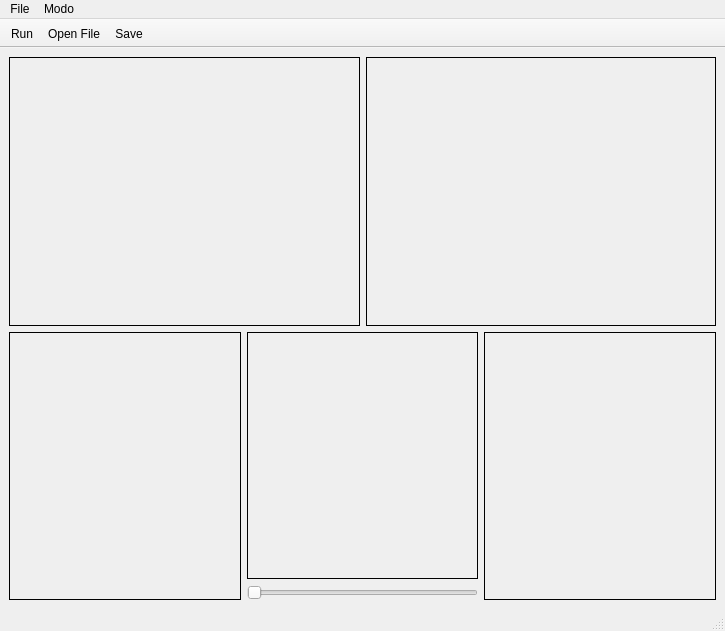
<?xml version="1.0" encoding="UTF-8"?>
<ui version="4.0">
 <class>MainWindow</class>
 <widget class="QMainWindow" name="MainWindow">
  <property name="geometry">
   <rect>
    <x>0</x>
    <y>0</y>
    <width>725</width>
    <height>631</height>
   </rect>
  </property>
  <property name="windowTitle">
   <string>Segmentação de Imagem por Thresholding</string>
  </property>
  <property name="windowIcon">
   <iconset resource="Icons/icons.qrc">
    <normaloff>:/Icons/help.png</normaloff>:/Icons/help.png</iconset>
  </property>
  <property name="iconSize">
   <size>
    <width>22</width>
    <height>22</height>
   </size>
  </property>
  <widget class="QWidget" name="centralwidget">
   <layout class="QGridLayout" name="gridLayout_2">
    <item row="0" column="0">
     <layout class="QVBoxLayout" name="verticalLayout">
      <item>
       <layout class="QHBoxLayout" name="horizontalLayout">
        <item>
         <widget class="QLabel" name="OriginalImage">
          <property name="styleSheet">
           <string notr="true">border: 1px solid rgb(0, 0, 0);</string>
          </property>
          <property name="frameShadow">
           <enum>QFrame::Shadow::Raised</enum>
          </property>
          <property name="text">
           <string/>
          </property>
         </widget>
        </item>
        <item>
         <widget class="QLabel" name="ResultImage">
          <property name="styleSheet">
           <string notr="true">border: 1px solid black;</string>
          </property>
          <property name="text">
           <string/>
          </property>
         </widget>
        </item>
       </layout>
      </item>
      <item>
       <layout class="QHBoxLayout" name="horizontalLayout_2">
        <item>
         <widget class="QLabel" name="GrayScaleImage">
          <property name="styleSheet">
           <string notr="true">border: 1px solid black;</string>
          </property>
          <property name="text">
           <string/>
          </property>
         </widget>
        </item>
        <item>
         <layout class="QVBoxLayout" name="verticalLayout_2">
          <item>
           <widget class="QLabel" name="Histogram">
            <property name="styleSheet">
             <string notr="true">border: 1px solid black;</string>
            </property>
            <property name="text">
             <string/>
            </property>
           </widget>
          </item>
          <item>
           <widget class="QSlider" name="thresholdingInput">
            <property name="sizePolicy">
             <sizepolicy hsizetype="Preferred" vsizetype="Fixed">
              <horstretch>0</horstretch>
              <verstretch>0</verstretch>
             </sizepolicy>
            </property>
            <property name="orientation">
             <enum>Qt::Orientation::Horizontal</enum>
            </property>
           </widget>
          </item>
         </layout>
        </item>
        <item>
         <widget class="QLabel" name="BinaryImage">
          <property name="styleSheet">
           <string notr="true">border: 1px solid black;</string>
          </property>
          <property name="text">
           <string/>
          </property>
         </widget>
        </item>
       </layout>
      </item>
     </layout>
    </item>
   </layout>
  </widget>
  <widget class="QMenuBar" name="menubar">
   <property name="geometry">
    <rect>
     <x>0</x>
     <y>0</y>
     <width>725</width>
     <height>22</height>
    </rect>
   </property>
   <widget class="QMenu" name="menuFile">
    <property name="title">
     <string>File</string>
    </property>
    <addaction name="actionRun"/>
    <addaction name="actionOpenFile"/>
    <addaction name="actionSave"/>
    <addaction name="separator"/>
    <addaction name="actionHelp"/>
    <addaction name="actionExit"/>
   </widget>
   <widget class="QMenu" name="menuModo">
    <property name="title">
     <string>Modo</string>
    </property>
    <addaction name="actionSequencial"/>
    <addaction name="actionConcorrente"/>
   </widget>
   <addaction name="menuFile"/>
   <addaction name="menuModo"/>
  </widget>
  <widget class="QStatusBar" name="statusbar"/>
  <widget class="QToolBar" name="toolBar">
   <property name="movable">
    <bool>false</bool>
   </property>
   <property name="orientation">
    <enum>Qt::Orientation::Horizontal</enum>
   </property>
   <property name="iconSize">
    <size>
     <width>22</width>
     <height>22</height>
    </size>
   </property>
   <attribute name="toolBarArea">
    <enum>TopToolBarArea</enum>
   </attribute>
   <attribute name="toolBarBreak">
    <bool>false</bool>
   </attribute>
   <addaction name="actionRun"/>
   <addaction name="actionOpenFile"/>
   <addaction name="actionSave"/>
  </widget>
  <action name="actionOpenFile">
   <property name="enabled">
    <bool>true</bool>
   </property>
   <property name="icon">
    <iconset resource="Icons/icons.qrc">
     <normaloff>:/Icons/fileopen.png</normaloff>:/Icons/fileopen.png</iconset>
   </property>
   <property name="text">
    <string>Open File...</string>
   </property>
  </action>
  <action name="actionExit">
   <property name="text">
    <string>Exit</string>
   </property>
  </action>
  <action name="actionHelp">
   <property name="icon">
    <iconset resource="Icons/icons.qrc">
     <normaloff>:/Icons/help.png</normaloff>:/Icons/help.png</iconset>
   </property>
   <property name="text">
    <string>Help</string>
   </property>
  </action>
  <action name="actionSave">
   <property name="icon">
    <iconset resource="Icons/icons.qrc">
     <normaloff>:/Icons/filesave.png</normaloff>:/Icons/filesave.png</iconset>
   </property>
   <property name="text">
    <string>Save</string>
   </property>
  </action>
  <action name="actionRun">
   <property name="icon">
    <iconset theme="QIcon::ThemeIcon::MediaPlaybackStart"/>
   </property>
   <property name="text">
    <string>Run</string>
   </property>
   <property name="toolTip">
    <string>Executa o algoritmo na imagem selecionada</string>
   </property>
   <property name="menuRole">
    <enum>QAction::MenuRole::NoRole</enum>
   </property>
  </action>
  <action name="actionSequencial">
   <property name="checkable">
    <bool>true</bool>
   </property>
   <property name="checked">
    <bool>true</bool>
   </property>
   <property name="text">
    <string>Sequencial</string>
   </property>
  </action>
  <action name="actionConcorrente">
   <property name="checkable">
    <bool>true</bool>
   </property>
   <property name="text">
    <string>Concorrente</string>
   </property>
  </action>
 </widget>
 <resources>
  <include location="Icons/icons.qrc"/>
 </resources>
 <connections/>
</ui>
